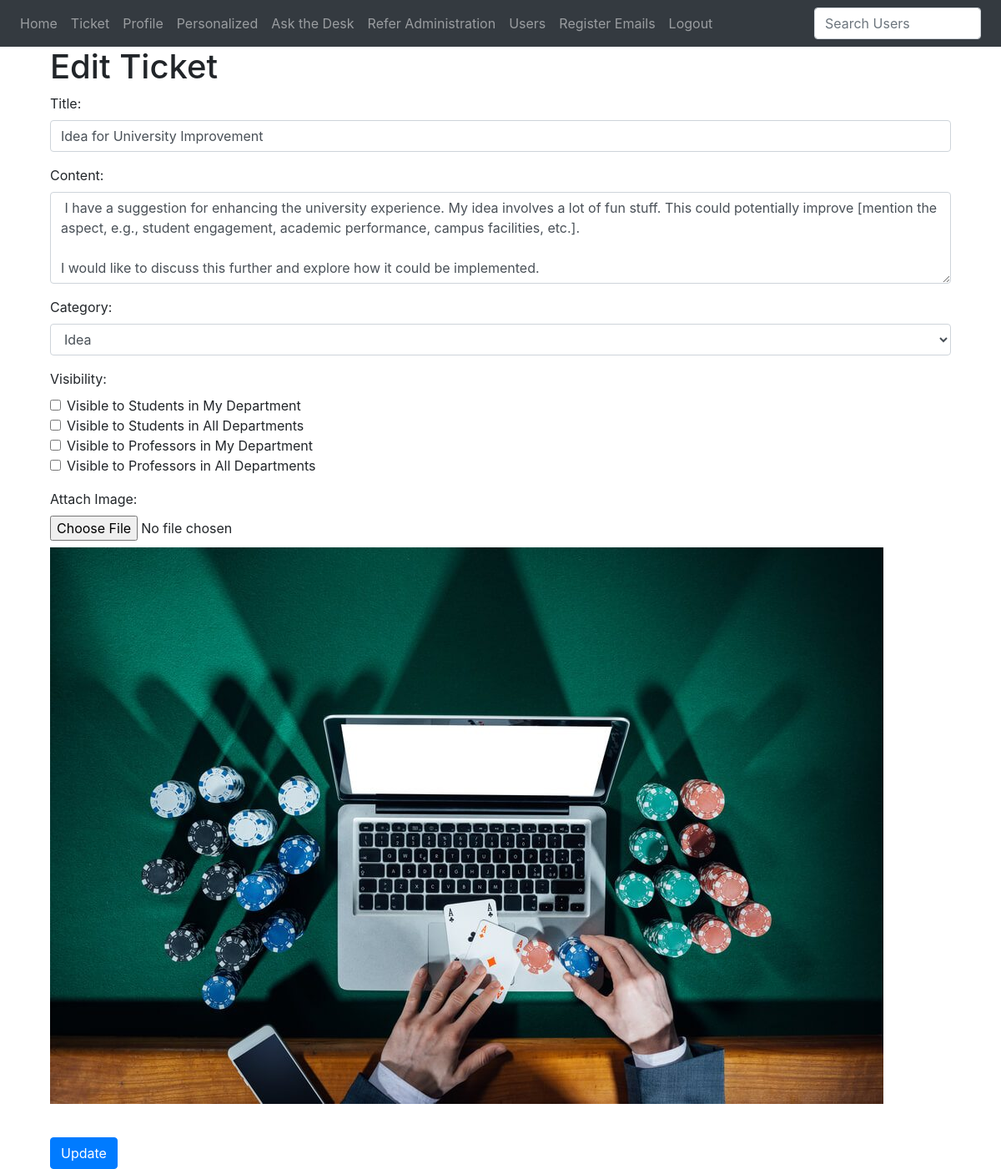
Screenshot of /edit-ticket/1 (signed in) with the database file from the repository.
### website/models.py (models this page shows)
class Ticket(db.Model):
    id = db.Column(db.Integer, primary_key=True)
    title = db.Column(db.String(100), nullable=False)
    content = db.Column(db.String(1000), nullable=False)
    category = db.Column(db.String(50), nullable=False)
    date = db.Column(db.DateTime(timezone=True), default=func.now())
    image = db.Column(db.String(100), nullable=True)
    upvotes = db.Column(db.Integer, default=0)
    user_id = db.Column(
        db.Integer, db.ForeignKey("user.id"), nullable=True
    )  # Make this field nullable
    recipient_id = db.Column(db.Integer, db.ForeignKey("user.id"), nullable=True)
    reply_to_ticket_id = db.Column(
        db.Integer, db.ForeignKey("ticket.id"), nullable=True
    )
    creator = db.relationship("User", backref="created_tickets", foreign_keys=[user_id])
    recipient = db.relationship(
        "User", backref="received_tickets", foreign_keys=[recipient_id]
    )
    original_ticket = db.relationship(
        "Ticket", remote_side=[id], backref="replies", foreign_keys=[reply_to_ticket_id]
    )
    upvoted_by = db.relationship(
        "TicketUpvote", backref="ticket", cascade="all, delete", lazy=True
    )
    visibility = db.relationship(
        "TicketVisibility", backref="ticket", cascade="all, delete", lazy=True
    )

### website/views.py (the view, shortened to what this page needs)
@views.route("/edit-ticket/<int:ticket_id>", methods=["GET", "POST"])
@login_required
def edit_ticket(ticket_id):
    ticket = Ticket.query.get_or_404(ticket_id)
    if current_user.role.name != "Super Admin":
        flash("You do not have permission to edit this ticket.", category="error")
        return redirect(url_for("views.home"))
    return render_template("edit_ticket.html", user=current_user, ticket=ticket)

### website/__init__.py (called while the page is built)
def create_app():
    app = Flask(__name__)
    app.config["SECRET_KEY"] = "hjshjhdjah kjshkjdhjs"  # Use a secure key in production
    app.config["SQLALCHEMY_DATABASE_URI"] = f"sqlite:///{DB_NAME}"
    db.init_app(app)
    from .views import views
    from .auth import auth
    app.register_blueprint(views, url_prefix="/")
    app.register_blueprint(auth, url_prefix="/")
    from .models import User
    with app.app_context():
        db.create_all()
    login_manager = LoginManager()
    login_manager.login_view = "auth.login"
    login_manager.init_app(app)
    @login_manager.user_loader
    def load_user(id):
        return User.query.get(int(id))
    return app

### website/templates/edit_ticket.html (shortened to what this page needs)
{% extends "base.html" %}
{% block content %}
<div class="container">
    <h1>Edit Ticket</h1>
    <form action="{{ url_for('views.edit_ticket', ticket_id=ticket.id) }}" method="post" enctype="multipart/form-data">
        <div class="form-group">
            <label for="title">Title:</label>
            <input type="text" id="title" name="title" value="{{ ticket.title }}" class="form-control" required>
        </div>
        <div class="form-group">
            <label for="content">Content:</label>
            <textarea id="content" name="content" rows="4" cols="50" class="form-control" required>{{ ticket.content }}</textarea>
        </div>
        <div class="form-group">
            <label for="category">Category:</label>
            <select id="category" name="category" class="form-control">
                <option value="idea" {% if ticket.category == 'idea' %}selected{% endif %}>Idea</option>
            </select>
        </div>
        <div class="form-group">
            <label for="visibility">Visibility:</label><br>
            <div class="form-check">
                <input type="checkbox" id="students_in_department" name="students_in_department" class="form-check-input"  onchange="toggleExclusive('students_in_department', 'students_in_all_departments')">
                <label for="students_in_department" class="form-check-label">Visible to Students in My Department</label>
            </div>
            <div class="form-check">
                <input type="checkbox" id="students_in_all_departments" name="students_in_all_departments" class="form-check-input"  onchange="toggleExclusive('students_in_all_departments', 'students_in_department')">
                <label for="students_in_all_departments" class="form-check-label">Visible to Students in All Departments</label>
            </div>
            <div class="form-check">
                <input type="checkbox" id="professors_in_department" name="professors_in_department" class="form-check-input"  onchange="toggleExclusive('professors_in_department', 'professors_in_all_departments')">
                <label for="professors_in_department" class="form-check-label">Visible to Professors in My Department</label>
            </div>
            <div class="form-check">
                <input type="checkbox" id="professors_in_all_departments" name="professors_in_all_departments" class="form-check-input"  onchange="toggleExclusive('professors_in_all_departments', 'professors_in_department')">
                <label for="professors_in_all_departments" class="form-check-label">Visible to Professors in All Departments</label>
            </div>
        </div>
        <div class="form-group">
            <label for="image">Attach Image:</label>
            <input type="file" id="image" name="image" class="form-control-file">
            {% if ticket.image %}
            <img src="{{ url_for('static', filename='uploads/' ~ ticket.image) }}" alt="Ticket Image" class="img-fluid mt-2"><br><br>
            {% endif %}
        </div>
        <button type="submit" class="btn btn-primary">Update</button>
    </form>
</div>
{% endblock %}

### rows the page displays
Ticket: title "Idea for University Improvement", content "I have a suggestion for enhancing the university experience. My idea involves a lot of fun stuff. This could potentially improve [mention the aspect, e.g., student engagement, academic performance, campus facilities, etc.]. I would like to discuss this further and explore how it could be implemented.", category "Idea", image (picture)
